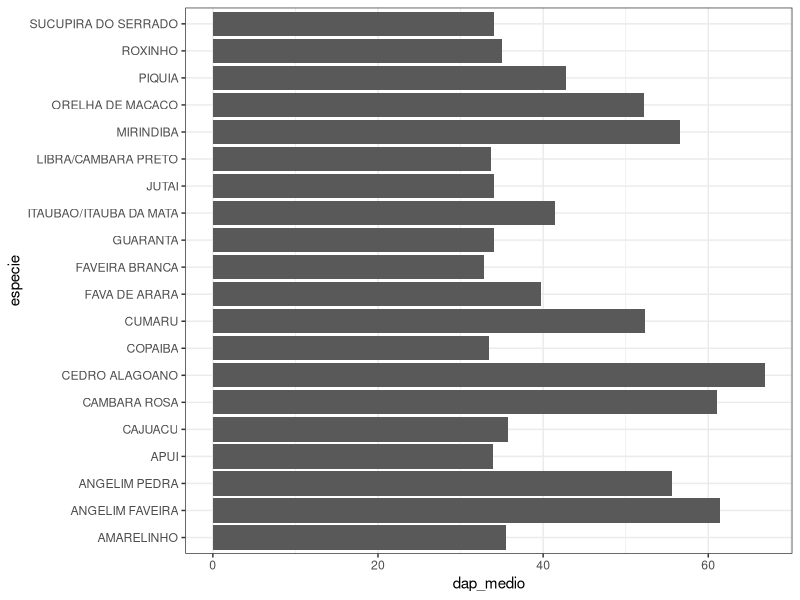
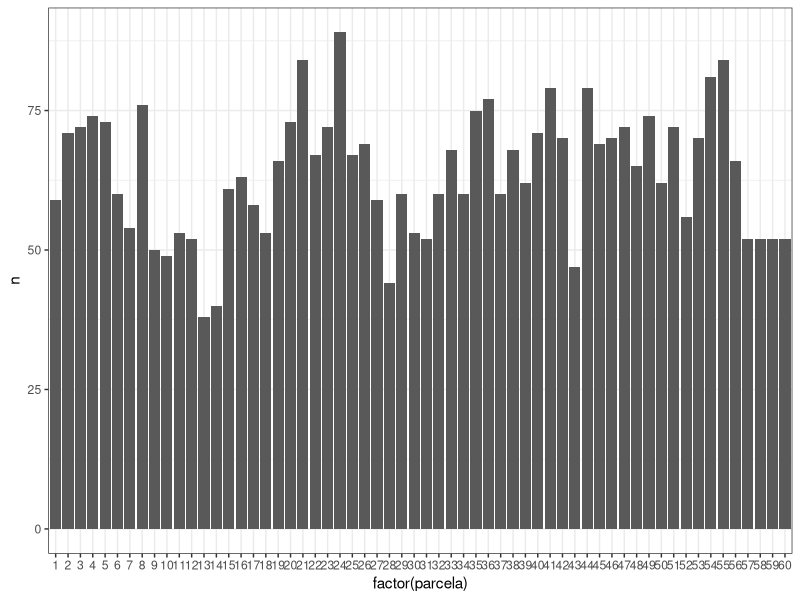
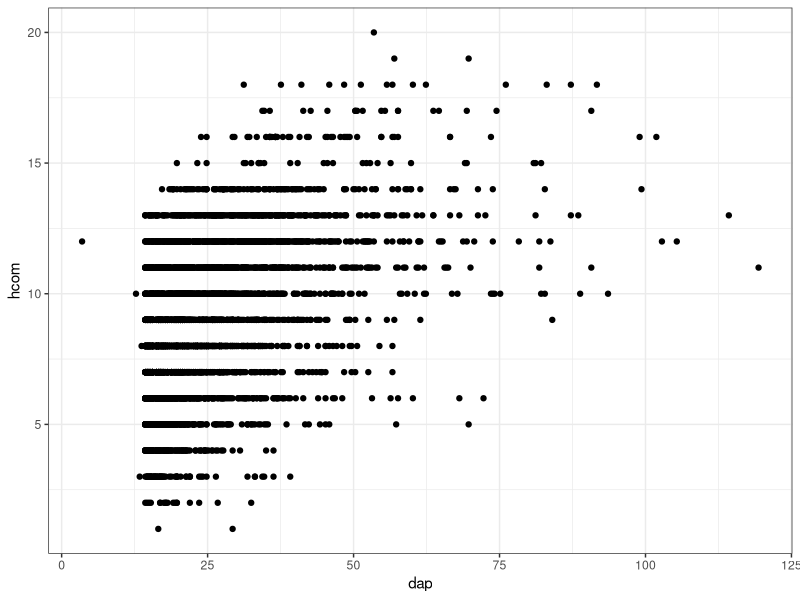
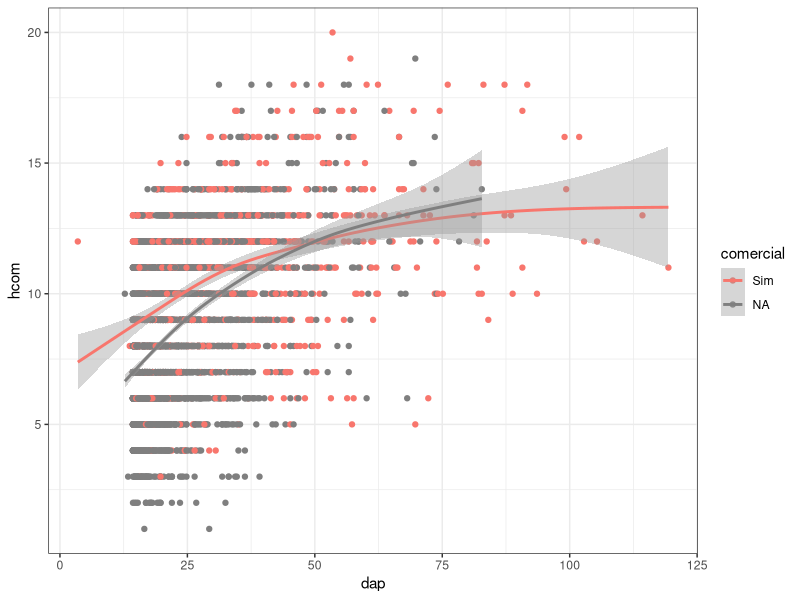
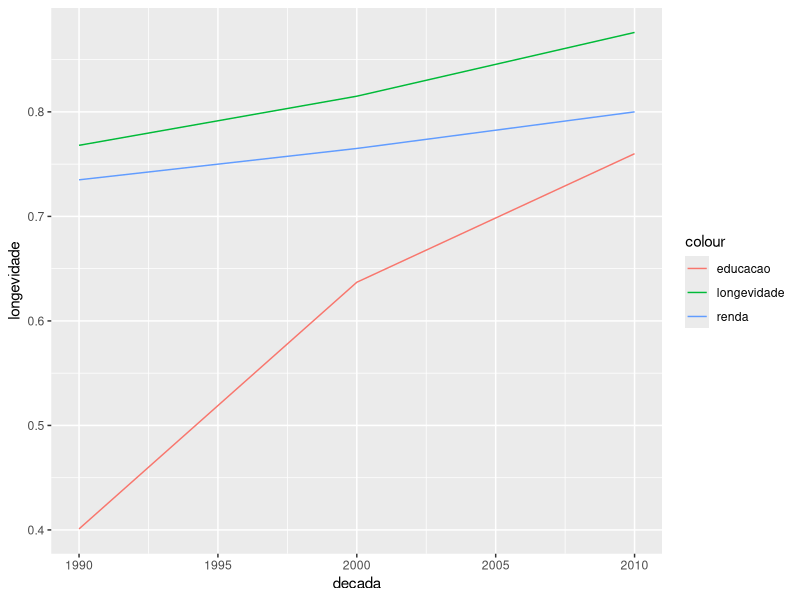
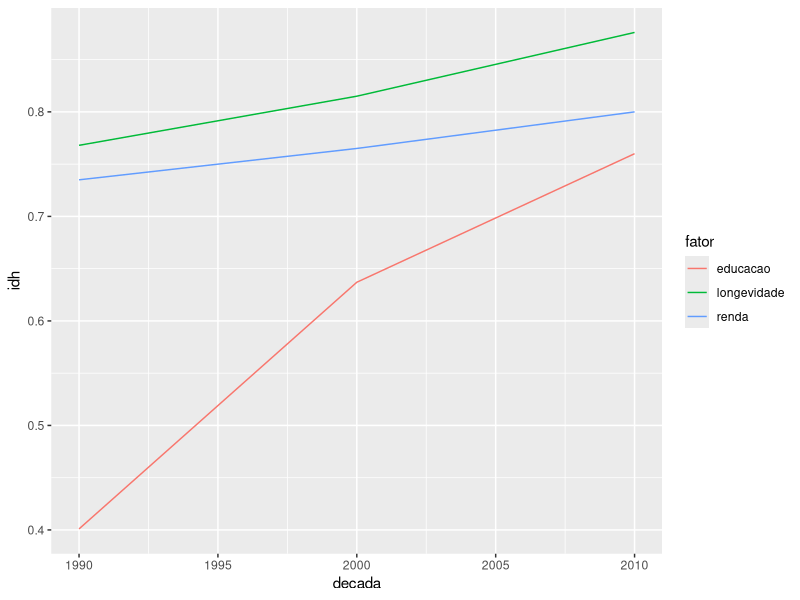
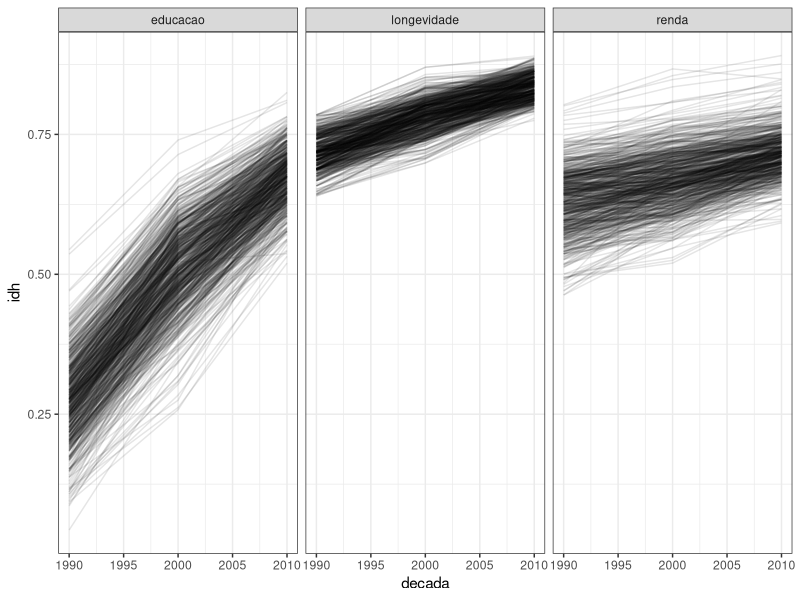
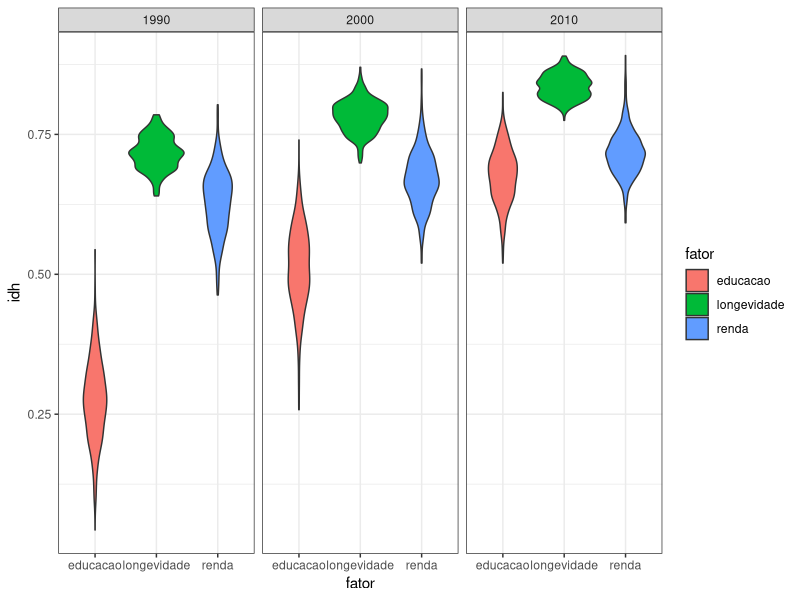

Here is the R script that generated these plots, in order:
## ---- chunk 1
knitr::opts_chunk$set(results = "hide", fig.show = "hide", cache = TRUE, message = FALSE, warning = FALSE)
## ---- chunk 2
library(tidyverse)
library(readxl)
## ---- chunk 3
inv_amazonia <- read_excel("data/inv_amazonia.xlsx")

inv_amazonia
## ---- chunk 4
filter(inv_amazonia, cap > 300)
## ---- chunk 5
filter(inv_amazonia, cap > 300 & qf > 1)
## ---- chunk 6
filter(inv_amazonia, cap > 300 | hcom > 15)
## ---- chunk 7
filter(inv_amazonia, especie == "IPE")
## ---- chunk 8
filter(inv_amazonia, especie %in% c("COPAIBA", "IPE"))
## ---- chunk 9
arrange(inv_amazonia, cap)
## ---- chunk 10
arrange(inv_amazonia, -cap)
## ---- chunk 11
select(inv_amazonia, especie, cap)
## ---- chunk 12
select(inv_amazonia, especie:cap)
## ---- chunk 13
select(inv_amazonia, -(familia:comercial))
## ---- chunk 14
mutate(
  inv_amazonia,
  dap = cap / pi,
  secao = pi * dap^2 / 4
)
## ---- chunk 15
inv_amazonia2 <- mutate(
  inv_amazonia,
  dap = cap / pi
)
## ---- chunk 16
summarise(inv_amazonia2, dap_medio = mean(dap))
## ---- chunk 17
summarise(inv_amazonia2, hcom_medio = mean(hcom))
## ---- chunk 18
summarise(inv_amazonia2, hcom_medio = mean(hcom, na.rm = TRUE))
## ---- chunk 19
inv_amazonia_by_esp <- group_by(inv_amazonia2, especie)

summarise(inv_amazonia_by_esp, dap_medio = mean(dap))
## ---- chunk 20
inv_amazonia_by_esp <- group_by(inv_amazonia2, especie)

resumo_esp <- summarise(
  inv_amazonia_by_esp,
  n = n(),
  dap_medio = mean(dap, na.rm = TRUE),
  hcom_medio = mean(hcom, na.rm = TRUE)
)

resumo_esp 
## ---- chunk 21
filter(resumo_esp, dap_medio > 50)
## ---- chunk 22
inv_amazonia2 %>%
  group_by(especie) %>% 
  summarise(
  n = n(),
  dap_medio = mean(dap, na.rm = TRUE),
  hcom_medio = mean(hcom, na.rm = TRUE)
  ) %>% 
  filter(dap_medio > 50)
## ---- chunk 23
inv_amazonia %>% 
  filter(comercial == "Sim") %>% 
  select(especie, cap) %>% 
  arrange(desc(cap)) %>% 
  slice(1:5)
## ---- chunk 24
inv_amazonia2 %>% 
  group_by(especie) %>% 
  summarise(dap_medio = mean(dap, na.rm = TRUE)) %>% 
  arrange(desc(dap_medio)) %>% 
  slice(1:20) %>% 
  ggplot(aes(especie, dap_medio)) +
    geom_col() +
    coord_flip() +
    theme_bw()
## ---- chunk 25
inv_amazonia2 %>% 
  group_by(parcela) %>% 
  summarise(n = n()) %>% 
  arrange(desc(n)) %>% 
  ggplot(aes(factor(parcela), n)) +
    geom_col() +
    theme_bw()
## ---- chunk 26
inv_amazonia2 %>% 
  ggplot(aes(dap, hcom)) +
    geom_point() +
    theme_bw()
## ---- chunk 27
inv_amazonia2 %>% 
  ggplot(aes(dap, hcom, color = comercial)) +
    geom_point() +
    geom_smooth() +
    theme_bw()
## ---- chunk 28
idh <- read_excel("data/idh_1991_2010.xlsx")

idh
## ---- chunk 29
idh %>% 
  filter(cod_municipio == 3501608) %>% # Americana-SP
  ggplot(aes(x = decada)) +
    geom_line(aes(y = longevidade, color = "longevidade")) +
    geom_line(aes(y = educacao, color = "educacao")) +
    geom_line(aes(y = renda, color = "renda"))
## ---- chunk 30
idh_tidy <- gather(idh, fator, idh, longevidade, educacao, renda)

idh_tidy
## ---- chunk 31
idh_tidy %>% 
  filter(cod_municipio == 3501608) %>% 
  ggplot(aes(x = decada, y = idh, color = fator)) +
    geom_line()
## ---- chunk 32
idh_tidy %>% 
  spread(fator, idh)

idh_tidy %>% 
  spread(decada, idh)
## ---- chunk 33
idh_tidy %>% 
  ggplot(aes(x = decada, y = idh)) +
    geom_line(aes(group = cod_municipio), alpha = 0.1) +
    facet_wrap(~fator) +
    theme_bw()

idh_tidy %>% 
  ggplot(aes(fator, idh, fill = fator)) +
    geom_violin() +
    facet_wrap(~decada, scales = "free_x") +
    theme_bw()
